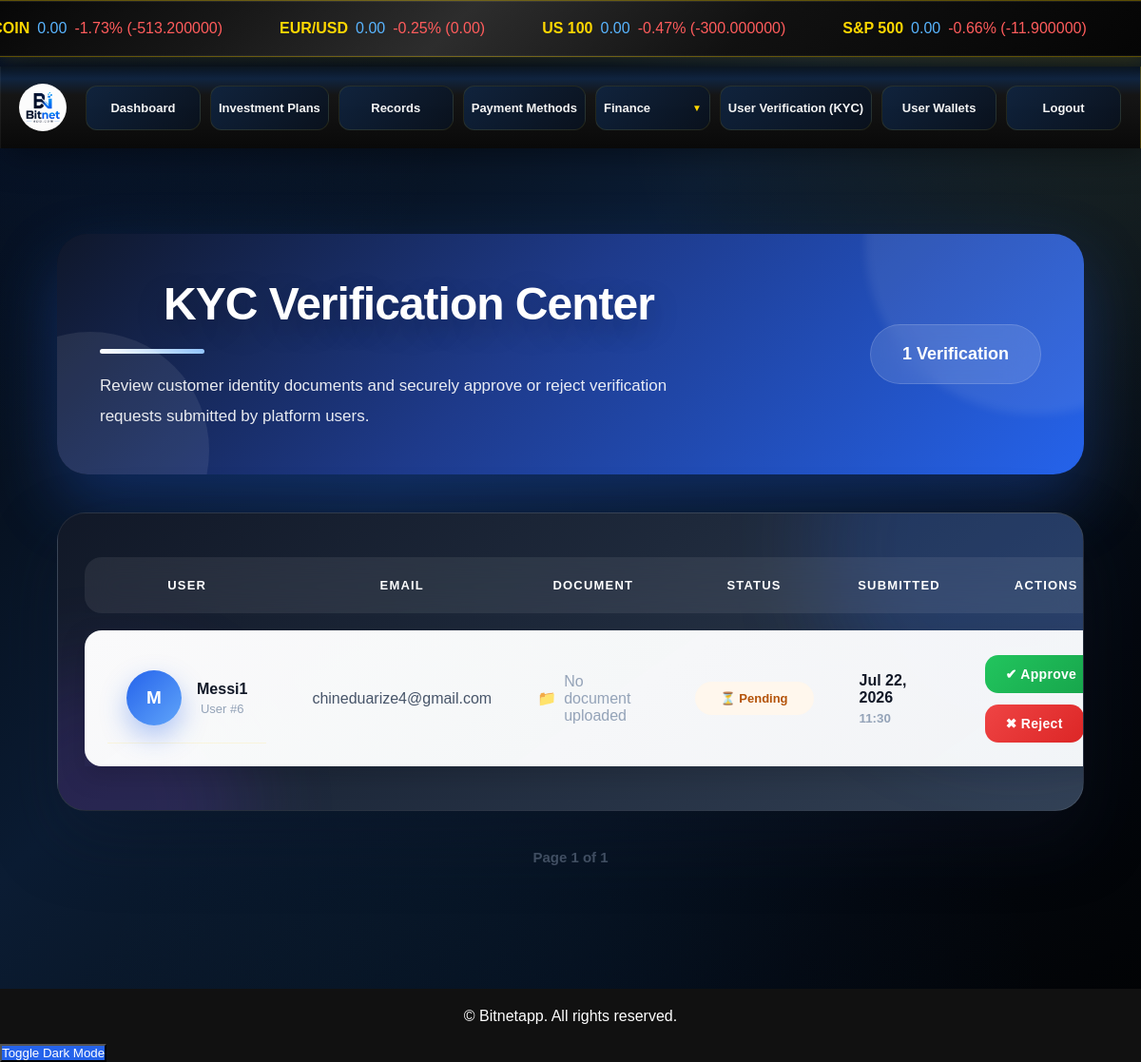
Before: /adminpanel/verifications/ with the older database file.
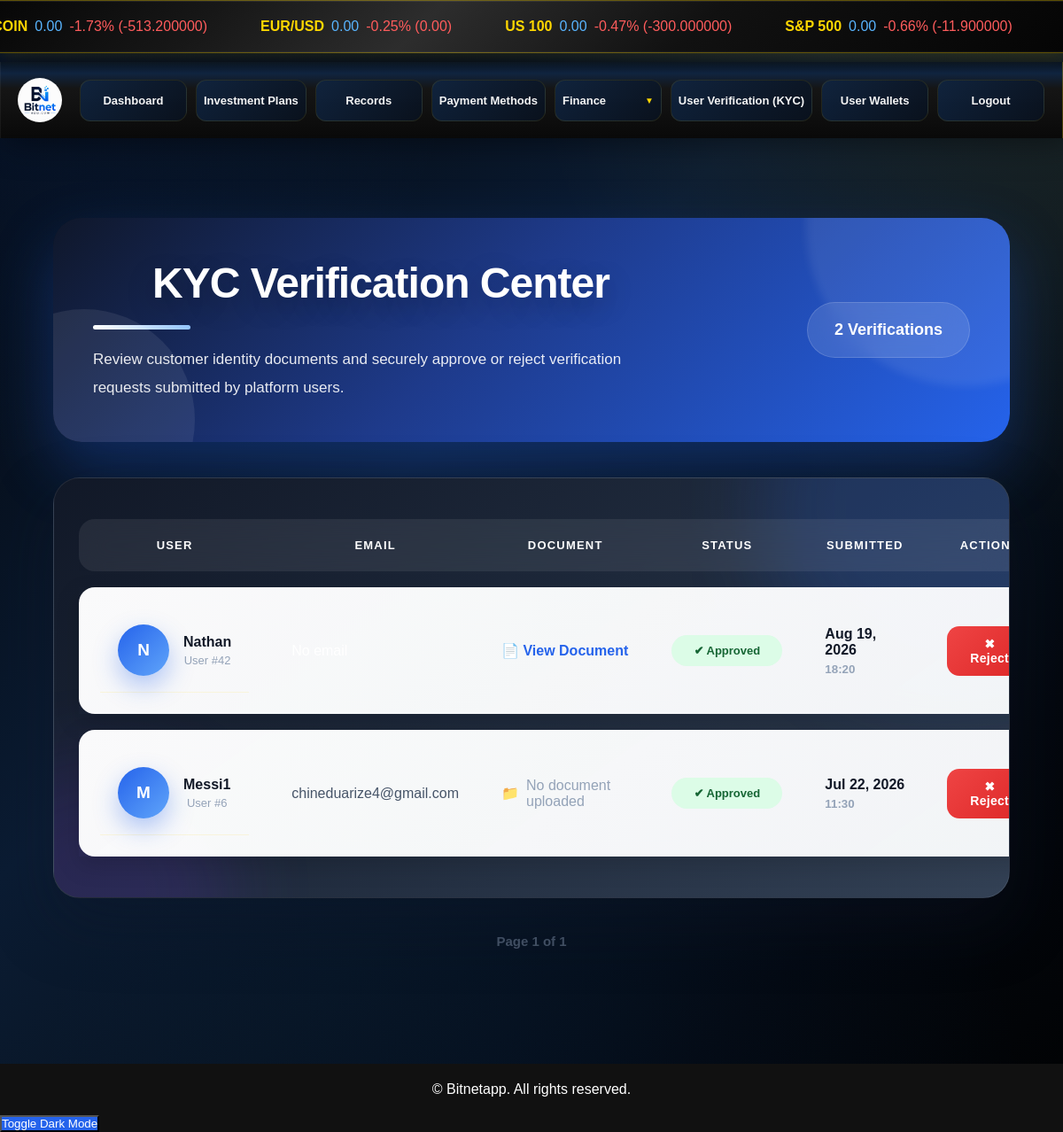
After: the same page with the newer database file.
### crypto/models.py (models this page shows, shortened)
class MarketInstrument(models.Model):
    ticker = models.CharField(max_length=10, default="UNKNOWN")
    symbol = models.CharField(max_length=50, blank=True, null=True, default="")
    price = models.DecimalField(max_digits=12, decimal_places=6, blank=True, null=True, default=0.0)
    change_percent = models.DecimalField(max_digits=6, decimal_places=2, blank=True, null=True, default=0.0)
    change_value = models.DecimalField(max_digits=12, decimal_places=6, blank=True, null=True, default=0.0)
    bid = models.DecimalField(max_digits=12, decimal_places=6, blank=True, null=True, default=0.0)
    ask = models.DecimalField(max_digits=12, decimal_places=6, blank=True, null=True, default=0.0)
    high = models.DecimalField(max_digits=12, decimal_places=6, blank=True, null=True, default=0.0)
    low = models.DecimalField(max_digits=12, decimal_places=6, blank=True, null=True, default=0.0)
    technical_rating = models.CharField(max_length=20, blank=True, null=True, default="Neutral")

### users/models.py (models this page shows, shortened)
class UserKYC(models.Model):
    STATUS_CHOICES = [
        ('pending', 'KYC Pending'),
        ('approved', 'KYC Approved'),
        ('rejected', 'KYC Rejected'),
    ]
    user = models.OneToOneField(User, on_delete=models.CASCADE)
    status = models.CharField(max_length=20, choices=STATUS_CHOICES, default='pending')
    document = models.FileField(upload_to='kyc_documents/', null=True, blank=True)
    submitted_at = models.DateTimeField(auto_now_add=True)

### adminpanel/views.py (the view)
# urls.py: path("verifications/", views.verifications, name="verifications"),
def verifications(request):
    verifications_list = UserKYC.objects.all().order_by("-submitted_at")
    paginator = Paginator(verifications_list, 5)
    page_number = request.GET.get("page")
    page_obj = paginator.get_page(page_number)
    return render(request, "adminpanel/verifications.html", {"page_obj": page_obj})

### crypto/context_processors.py (called while the page is built)
def ticker_instruments(request):
    return {
        "instruments": MarketInstrument.objects.all()
    }

def global_settings(request):
    return {
        "settings": SiteSetting.objects.first(),
        "nav_links": NavigationLink.objects.filter(parent__isnull=True).prefetch_related("children"),
    }

def recaptcha_key(request):
    return {
        "RECAPTCHA_PUBLIC_KEY": settings.RECAPTCHA_PUBLIC_KEY
    }

### adminpanel/templates/adminpanel/verifications.html (shortened to what this page needs)
{% extends "adminpanel/admin_base.html" %}
{% load static %}
{% block content %}
<div class="verification-wrapper">
    <div class="page-header">
        <div>
            <h1 class="page-title">KYC Verification Center</h1>
            <p class="page-subtitle">
                Review customer identity documents and securely approve or reject
                verification requests submitted by platform users.
            </p>
        </div>
        <div class="verification-count">
            {{ page_obj.paginator.count }}
            Verification{{ page_obj.paginator.count|pluralize }}
        </div>
    </div>
    <div class="table-card">
        <table class="verification-table">
            <thead>
                <tr>
                    <th>User</th>
                    <th>Email</th>
                    <th>Document</th>
                    <th>Status</th>
                    <th>Submitted</th>
                    <th>Actions</th>
                </tr>
            </thead>
            <tbody>
            {% for kyc in page_obj %}
            <tr>
                <td>
                    <div class="user-info">
                        <div class="avatar">{{ kyc.user.username|first|upper }}</div>
                        <div>
                            <div class="user-name">{{ kyc.user.username }}</div>
                            <div class="user-id">User #{{ kyc.user.id }}</div>
                        </div>
                    </div>
                </td>
                <td>
                    {% if kyc.user.email %}
                        <span class="email">{{ kyc.user.email }}</span>
                    {% else %}
                        <span class="no-doc">No email</span>
                    {% endif %}
                </td>
                <td>
                    {% if kyc.document %}
                        <a href="{{ kyc.document.url }}" target="_blank" class="doc-link">📄 View Document</a>
                    {% else %}
                        <div class="document-empty"><span>📁</span><span>No document uploaded</span></div>
                    {% endif %}
                </td>
                <td>
                    {% if kyc.status == "approved" %}
                        <span class="status status-approved">✔ Approved</span>
                    {% elif kyc.status == "rejected" %}
                        <span class="status status-rejected">✖ Rejected</span>
                    {% else %}
                        <span class="status status-pending">⏳ Pending</span>
                    {% endif %}
                </td>
                <td>
                    <div class="submitted-date">
                        {{ kyc.submitted_at|date:"M d, Y" }}
                        <small>{{ kyc.submitted_at|date:"H:i" }}</small>
                    </div>
                </td>
                <td>
                    <div class="action-buttons">
                        {% if kyc.status != "approved" %}
                        <form method="post" action="{% url 'adminpanel:approve_kyc' kyc.id %}">
                            <button type="submit" class="btn btn-success">✔ Approve</button>
                        </form>
                        {% endif %}
                        {% if kyc.status != "rejected" %}
                        <form method="post" action="{% url 'adminpanel:reject_kyc' kyc.id %}">
                            <button type="submit" class="btn btn-danger">✖ Reject</button>
                        </form>
                        {% endif %}
                    </div>
                </td>
            </tr>
            {% endfor %}
            </tbody>
        </table>
    </div>
    <div id="pagination" class="pagination">
        <span class="page-info">
            Page {{ page_obj.number }} of {{ page_obj.paginator.num_pages }}
        </span>
    </div>
</div>
{% endblock %}

### adminpanel/templates/adminpanel/admin_base.html (shortened to what this page needs)
{% load static %}
<!DOCTYPE html>
<html lang="en">
<head>
  <link rel="stylesheet" href="{% static 'adminpanel/css/admin.css' %}">
</head>
<body>
  <div class="market-ticker">
    <div class="ticker-track" id="tickerTrack">
      {% for instrument in instruments %}
        <a href="{% url 'crypto:instrument_detail' instrument.pk %}" class="ticker-item">
          <span class="name golden">{{ instrument.ticker }}</span>
          <span class="value navy">{{ instrument.price|default:"0.00" }}</span>
          <span class="change crimson {% if instrument.change_percent < 0 %}down{% else %}up{% endif %}">
            {{ instrument.change_percent|default:"0.00" }}% ({{ instrument.change_value|default:"0.00" }})
          </span>
        </a>
      {% endfor %}
    </div>
  </div>
  <aside class="sidebar">
    <div class="logo">
        <img src="{% static 'adminpanel/images/crypto_logo.png' %}" alt="Admin Logo" class="sidebar-logo-img">
    </div>
    <nav class="sidebar-nav">
      <ul>
        <li><a href="{% url 'adminpanel:dashboard' %}">Dashboard</a></li>
        <li><a href="{% url 'adminpanel:admin_investment_plans' %}">Investment Plans</a></li>
        <li><a href="{% url 'adminpanel:investment_history' %}">Records</a></li>
        <li><a href="{% url 'adminpanel:payment_methods' %}">Payment Methods</a></li>
        <li class="has-submenu">
          <a href="javascript:void(0)" class="submenu-toggle">Finance</a>
        </li>
        <li><a href="{% url 'adminpanel:verifications' %}">User Verification (KYC)</a></li>
        <li><a href="{% url 'adminpanel:admin_wallets' %}">User Wallets</a></li>
        <li><a href="{% url 'adminpanel:logout' %}">Logout</a></li>
      </ul>
    </nav>
  </aside>
  <main class="main-content">
    {% block content %}
    {% endblock %}
  </main>
  <footer class="dashboard-footer">
    <div class="footer-container">
      <p>&copy; {{ year }} Bitnetapp. All rights reserved.</p>
    </div>
    <div class="theme-toggle">
      <button type="button" class="btn-secondary" id="toggle-theme">
          Toggle Dark Mode
      </button>
    </div>
  </footer>
</body>
</html>

Changed rows visible on the page:
added UserKYC: user.username|first "N", user.username "Nathan", user.id "42", status "✔ Approved", submitted_at "Aug 19, 2026", submitted_at "18:20"
changed UserKYC "Jul 22, 2026": status "⏳ Pending ✔ Approve" → "✔ Approved"
Other visible differences:
{{ page_obj.paginator.count }}: "1" → "2"
